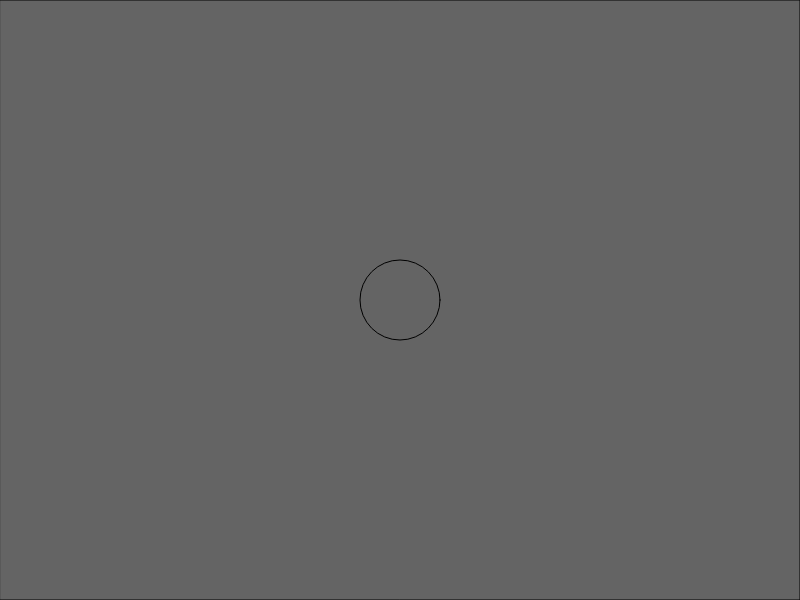
Frame 1 (no input)
Frame 60 (no input): identical to frame 1, image omitted
Frame 120 (the mouse pressed at the canvas centre since frame 60): identical to frame 1, image omitted

The p5.js sketch that drew this single still picture (run headless with seeded random() and noise() and a simulated clock; from frame 60 on, the mouse is pressed at the canvas centre):

// p5.js sketch
// ── sketch.js
function setup() {

 createCanvas(800, 600);   //create a drawing canvas
}

function draw() {
  fill(100);  //check this syntax with alpha value
  rect(0, 0, width, height);
  ellipse(400, 300, 80, 80);  //draw an ellipse
   console.log("Hello World");
}
